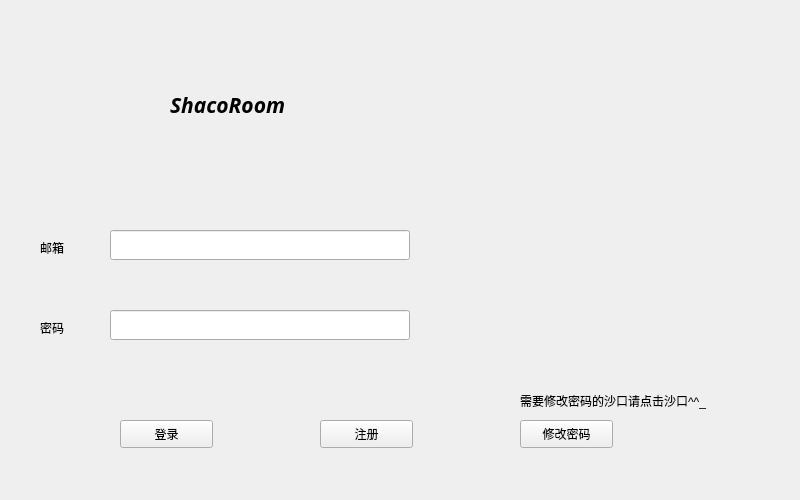
<?xml version="1.0" encoding="UTF-8"?>
<ui version="4.0">
 <class>login</class>
 <widget class="QWidget" name="login">
  <property name="geometry">
   <rect>
    <x>0</x>
    <y>0</y>
    <width>800</width>
    <height>500</height>
   </rect>
  </property>
  <property name="minimumSize">
   <size>
    <width>800</width>
    <height>500</height>
   </size>
  </property>
  <property name="maximumSize">
   <size>
    <width>900</width>
    <height>500</height>
   </size>
  </property>
  <property name="windowTitle">
   <string>Form</string>
  </property>
  <widget class="QPushButton" name="loginButton">
   <property name="geometry">
    <rect>
     <x>120</x>
     <y>420</y>
     <width>93</width>
     <height>28</height>
    </rect>
   </property>
   <property name="text">
    <string>登录</string>
   </property>
  </widget>
  <widget class="QPushButton" name="registerButton">
   <property name="geometry">
    <rect>
     <x>320</x>
     <y>420</y>
     <width>93</width>
     <height>28</height>
    </rect>
   </property>
   <property name="text">
    <string>注册</string>
   </property>
  </widget>
  <widget class="QLabel" name="titleLabel">
   <property name="geometry">
    <rect>
     <x>170</x>
     <y>30</y>
     <width>150</width>
     <height>150</height>
    </rect>
   </property>
   <property name="sizePolicy">
    <sizepolicy hsizetype="Preferred" vsizetype="Preferred">
     <horstretch>0</horstretch>
     <verstretch>0</verstretch>
    </sizepolicy>
   </property>
   <property name="minimumSize">
    <size>
     <width>150</width>
     <height>150</height>
    </size>
   </property>
   <property name="maximumSize">
    <size>
     <width>150</width>
     <height>150</height>
    </size>
   </property>
   <property name="font">
    <font>
     <family>Bahnschrift</family>
     <pointsize>16</pointsize>
     <weight>75</weight>
     <italic>true</italic>
     <bold>true</bold>
    </font>
   </property>
   <property name="cursor">
    <cursorShape>WhatsThisCursor</cursorShape>
   </property>
   <property name="mouseTracking">
    <bool>false</bool>
   </property>
   <property name="contextMenuPolicy">
    <enum>Qt::NoContextMenu</enum>
   </property>
   <property name="text">
    <string>ShacoRoom</string>
   </property>
  </widget>
  <widget class="QLabel" name="mailLabel">
   <property name="geometry">
    <rect>
     <x>40</x>
     <y>240</y>
     <width>72</width>
     <height>15</height>
    </rect>
   </property>
   <property name="text">
    <string>邮箱</string>
   </property>
  </widget>
  <widget class="QLabel" name="passwordLabel">
   <property name="geometry">
    <rect>
     <x>40</x>
     <y>320</y>
     <width>72</width>
     <height>15</height>
    </rect>
   </property>
   <property name="text">
    <string>密码</string>
   </property>
  </widget>
  <widget class="QLabel" name="passwordStatus">
   <property name="geometry">
    <rect>
     <x>110</x>
     <y>360</y>
     <width>321</width>
     <height>20</height>
    </rect>
   </property>
   <property name="text">
    <string/>
   </property>
  </widget>
  <widget class="QLabel" name="mailStatus">
   <property name="geometry">
    <rect>
     <x>120</x>
     <y>270</y>
     <width>311</width>
     <height>21</height>
    </rect>
   </property>
   <property name="text">
    <string/>
   </property>
  </widget>
  <widget class="QLineEdit" name="mailEdit">
   <property name="geometry">
    <rect>
     <x>110</x>
     <y>230</y>
     <width>300</width>
     <height>30</height>
    </rect>
   </property>
  </widget>
  <widget class="QLineEdit" name="passwordEdit">
   <property name="geometry">
    <rect>
     <x>110</x>
     <y>310</y>
     <width>300</width>
     <height>30</height>
    </rect>
   </property>
  </widget>
  <widget class="QLabel" name="shacoLabel">
   <property name="geometry">
    <rect>
     <x>430</x>
     <y>20</y>
     <width>331</width>
     <height>251</height>
    </rect>
   </property>
   <property name="text">
    <string/>
   </property>
   <property name="pixmap">
    <pixmap>resources/pic/shaco.jpg</pixmap>
   </property>
   <property name="scaledContents">
    <bool>true</bool>
   </property>
  </widget>
  <widget class="QLabel" name="editLabel">
   <property name="enabled">
    <bool>true</bool>
   </property>
   <property name="geometry">
    <rect>
     <x>520</x>
     <y>380</y>
     <width>241</width>
     <height>41</height>
    </rect>
   </property>
   <property name="text">
    <string>需要修改密码的沙口请点击沙口^^_</string>
   </property>
  </widget>
  <widget class="QPushButton" name="editButton">
   <property name="geometry">
    <rect>
     <x>520</x>
     <y>420</y>
     <width>93</width>
     <height>28</height>
    </rect>
   </property>
   <property name="text">
    <string>修改密码</string>
   </property>
  </widget>
  <zorder>mailLabel</zorder>
  <zorder>passwordStatus</zorder>
  <zorder>loginButton</zorder>
  <zorder>passwordLabel</zorder>
  <zorder>registerButton</zorder>
  <zorder>titleLabel</zorder>
  <zorder>mailStatus</zorder>
  <zorder>mailEdit</zorder>
  <zorder>passwordEdit</zorder>
  <zorder>shacoLabel</zorder>
  <zorder>editLabel</zorder>
  <zorder>editButton</zorder>
 </widget>
 <resources/>
 <connections/>
</ui>
